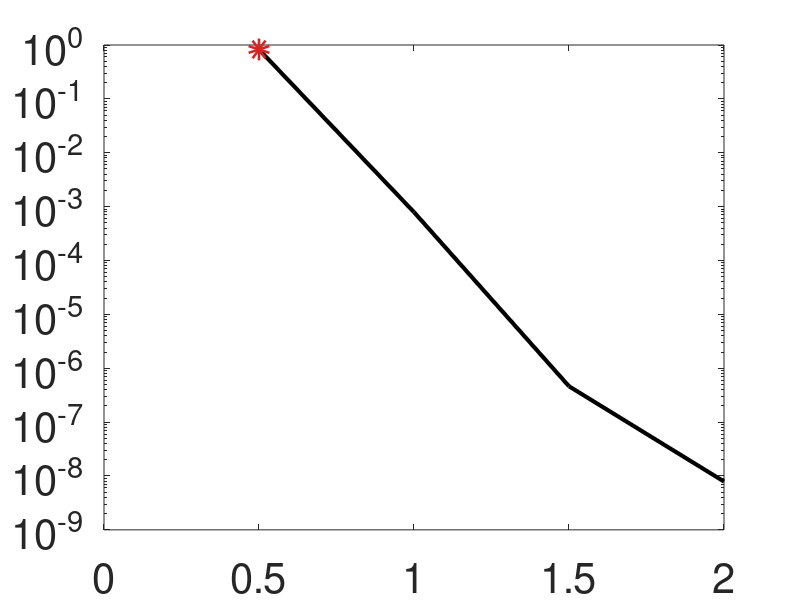

Recreate this plot in MATLAB. (Note: this script raises an error after producing the figure.)
%% ATTENUATION INDEX

close all;
clear; clc

%Load files: 
% set_plot{1} = load("C:\Users\Eylon\Documents\Lumerical\Heater_center_distance\0.5um\half_um.mat");
set_plot{1} = load("05.mat");
set_plot{2} = load("1.mat");
set_plot{3} = load("15.mat");
set_plot{4} = load("2.mat");


% set_plot{1} = load("C:\Users\Eylon\Documents\Lumerical\Heater_center_distance\temp\05.mat");
% set_plot{2} = load("C:\Users\Eylon\Documents\Lumerical\Heater_center_distance\temp\1.mat");
% set_plot{3} = load("C:\Users\Eylon\Documents\Lumerical\Heater_center_distance\temp\15.mat");
% set_plot{4} = load("C:\Users\Eylon\Documents\Lumerical\Heater_center_distance\temp\2.mat");


%Variables:
m=0; 
lambda = 1550e-9; %[m]
alpha = zeros(1,4); %attenuation variable
d = 0.5:0.5:2; %CM2WG variable
distances = [" @ $0.5 \mu m$";" @ $1 \mu m$";" @ $1.5 \mu m$";" @ $2 \mu m$"];
temp = cell(1,4);

%Attenuation @ P_pi = 30mW:
for n = 1:4
	alpha(1,n) = 4*pi*set_plot{n}.lum.y1(1,length(set_plot{n}.lum.y1))/lambda; %Complex refractive coefficient to attenuation index [1/m]
	alpha(1,n) = abs(alpha(1,n)*4.434*1e-3); %Normalization from [1/m] to [dB/mm]
end       

%YLog plot:
semilogy(d, alpha,'LineWidth',3,'Color','k');  

%Dot plot:
newcolors = [0.83 0.14 0.14;
             1.00 0.54 0.00;
             0.47 0.25 0.80;
             0.25 0.80 0.54];

hold on;
set(gca,'FontSize',30);

for n = 1:4
	plot(d(1,n), alpha(1,n),'o','LineWidth',10,'Color',newcolors(n,:));
    fprintf("\n%d\n",alpha(1,n));
    
    while fix(alpha(1,n)) < 1
        alpha(1,n) = 10*alpha(1,n);
        m = m + 1;
    end  
    temp{1,n} = [num2str(round(alpha(1,n),2)) + "e-0" + num2str(m)+ " $dB/mm$" + distances(n,:)];
    m = 0;
end
hold off;



grid on;
ylabel("$\alpha$ ($dB/mm$)", 'FontSize', 30,'Interpreter','latex','Color','k'); %,'FontWeight', 'bold'
xlabel('d ($\mu m$)', 'FontSize', 30,'Interpreter','latex'); 
x = legend(['' temp{1,:}],'Location','NorthEast','FontSize',30,'Interpreter','latex');
title(x,'Attenuation at distance','Interpreter','latex')

% v_pi(cross(1,:));

if isfile('barchart.tif')
    delete 'barchart.tif'
end
exportgraphics(gca,'barchart.tif','Resolution',1080)